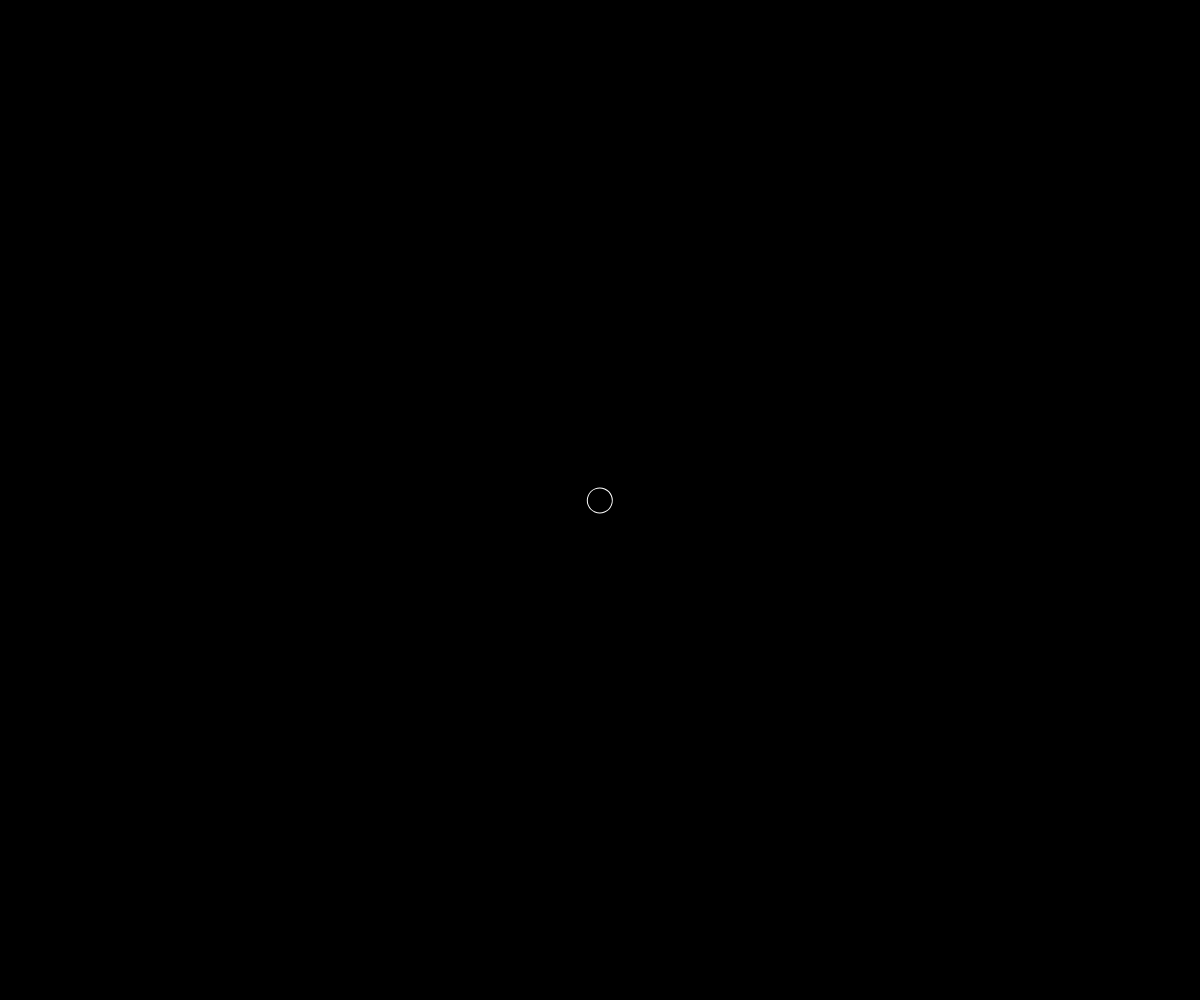
Frame 1 (no input)
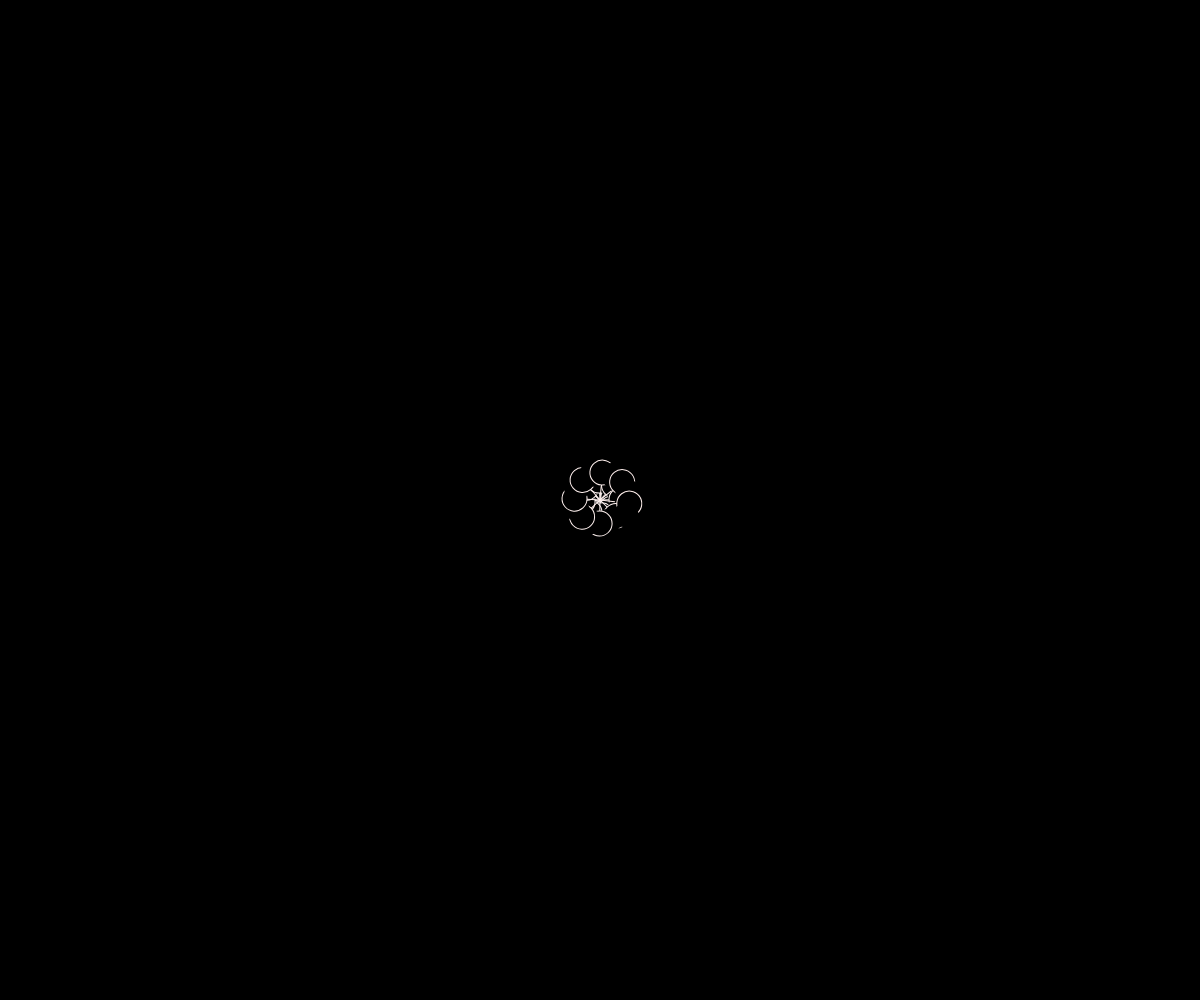
Frame 60 (no input)
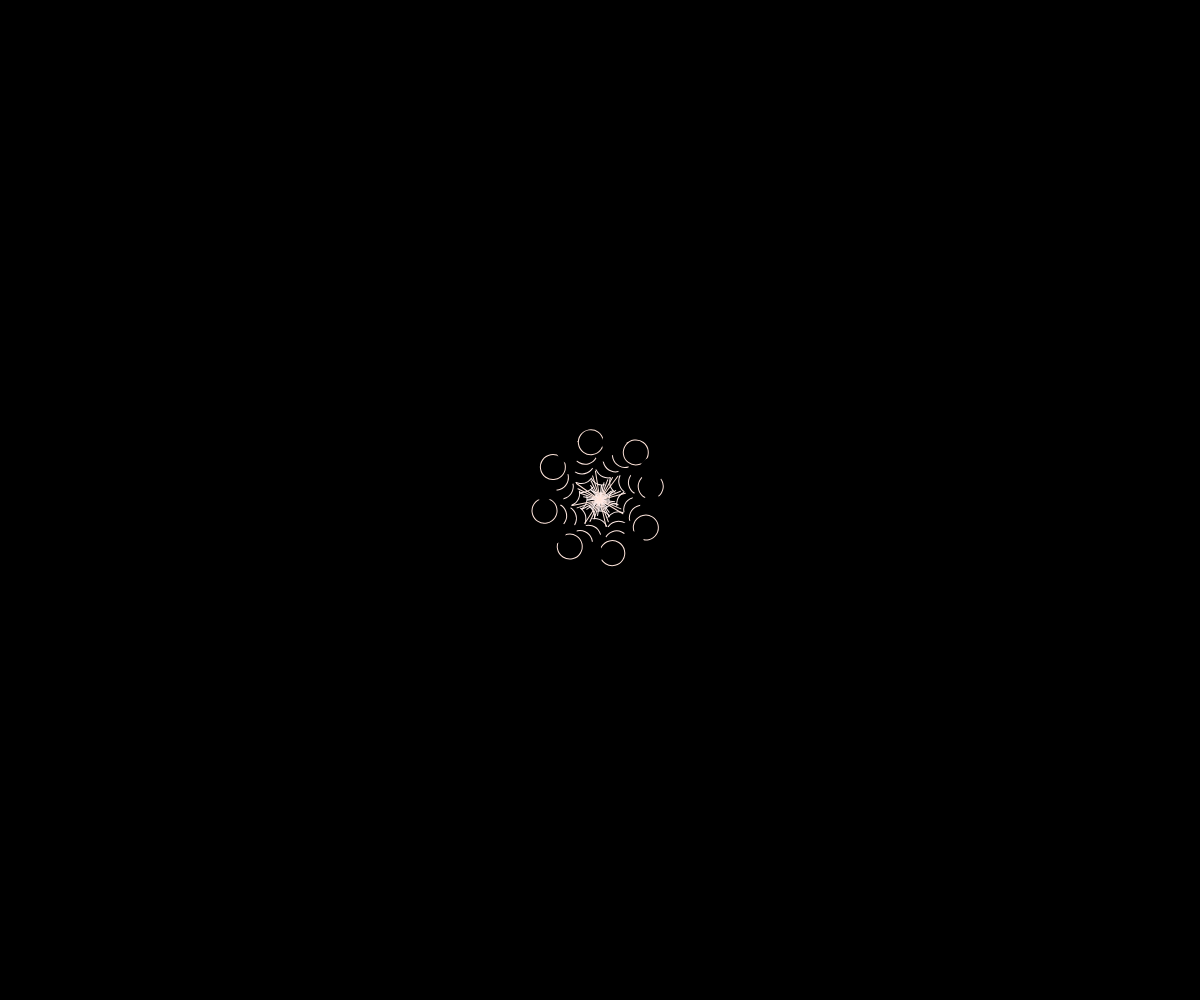
Frame 120 (the mouse pressed at the canvas centre since frame 60)

The p5.js sketch that drew these frames (run headless with seeded random() and noise() and a simulated clock; from frame 60 on, the mouse is pressed at the canvas centre):

// p5.js sketch
// ── sketch.js
function setup() {
  createCanvas(windowWidth, windowHeight);
  angleMode(DEGREES);
  background("#000000");

  frameRate(120);
}

function draw() {
  fill("black");

  let myColor = lerpColor(color("#ffffff"), color("#00ff00"), frameCount / 800);
  stroke(myColor);

  strokeWeight(frameCount % 2);
  translate(width / 2, height / 2);
  rotate(frameCount * 23);
  smooth();
  line(0, 0, 0, frameCount / 4);
  circle(0, frameCount / 2, 25);

  colorMode(HSB, 50);
  c = color(0, 0, 0);

  loop();
}
